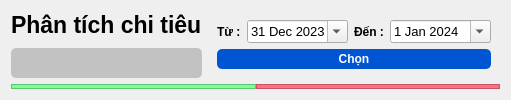
         <widget class="QWidget" name="phantichchitieu_page">
          <layout class="QGridLayout" name="gridLayout_2">
           <item row="0" column="0">
            <layout class="QHBoxLayout" name="horizontalLayout_6">
             <item>
              <layout class="QVBoxLayout" name="verticalLayout_6">
               <property name="spacing">
                <number>10</number>
               </property>
               <item>
                <widget class="QLabel" name="phantichchitieu_title">
                 <property name="font">
                  <font>
                   <pointsize>17</pointsize>
                   <weight>75</weight>
                   <bold>true</bold>
                  </font>
                 </property>
                 <property name="text">
                  <string>Phân tích chi tiêu</string>
                 </property>
                </widget>
               </item>
               <item>
                <widget class="QWidget" name="chonChartWidget" native="true">
                 <property name="styleSheet">
                  <string notr="true">QWidget{
	background-color: #C2C2C2;
	border-radius:5px;
}
QPushButton{
	color: #94CDFF;
	border-radius:5px;
	height:30px;
}
QPushButton:checked{
	background-color: #0056D2;
	color:white;
	font-weight:bold;
}</string>
                 </property>
                 <layout class="QHBoxLayout" name="horizontalLayout_5">
                  <property name="leftMargin">
                   <number>9</number>
                  </property>
                  <property name="topMargin">
                   <number>0</number>
                  </property>
                  <property name="rightMargin">
                   <number>9</number>
                  </property>
                  <property name="bottomMargin">
                   <number>0</number>
                  </property>
                  <item>
                   <widget class="QPushButton" name="circle_chart">
                    <property name="text">
                     <string/>
                    </property>
                    <property name="icon">
                     <iconset resource="resource.qrc">
                      <normaloff>:/newPrefix/icon/pie-chart.png</normaloff>
                      <normalon>:/newPrefix/icon/pie-chart_while.png</normalon>:/newPrefix/icon/pie-chart.png</iconset>
                    </property>
                    <property name="iconSize">
                     <size>
                      <width>20</width>
                      <height>20</height>
                     </size>
                    </property>
                    <property name="checkable">
                     <bool>true</bool>
                    </property>
                    <property name="autoExclusive">
                     <bool>true</bool>
                    </property>
                   </widget>
                  </item>
                  <item>
                   <widget class="QPushButton" name="chart">
                    <property name="text">
                     <string/>
                    </property>
                    <property name="icon">
                     <iconset resource="resource.qrc">
                      <normaloff>:/newPrefix/icon/bar-chart.png</normaloff>
                      <normalon>:/newPrefix/icon/bar_white.png</normalon>:/newPrefix/icon/bar-chart.png</iconset>
                    </property>
                    <property name="iconSize">
                     <size>
                      <width>20</width>
                      <height>20</height>
                     </size>
                    </property>
                    <property name="checkable">
                     <bool>true</bool>
                    </property>
                    <property name="autoExclusive">
                     <bool>true</bool>
                    </property>
                   </widget>
                  </item>
                 </layout>
                </widget>
               </item>
              </layout>
             </item>
             <item>
              <layout class="QGridLayout" name="gridLayout_5">
               <item row="0" column="0">
                <widget class="QWidget" name="chonNgayWidget" native="true">
                 <property name="styleSheet">
                  <string notr="true">QPushButton{
	background-color:#0056d2;
	color:white;
	border-radius:5px;
	height:20px;
	font-weight:bold;
}</string>
                 </property>
                 <layout class="QGridLayout" name="gridLayout_6">
                  <item row="0" column="0">
                   <layout class="QVBoxLayout" name="verticalLayout_7">
                    <item>
                     <layout class="QHBoxLayout" name="horizontalLayout_13">
                      <item>
                       <layout class="QHBoxLayout" name="horizontalLayout_11">
                        <item>
                         <widget class="QLabel" name="label_4">
                          <property name="font">
                           <font>
                            <pointsize>9</pointsize>
                            <weight>75</weight>
                            <bold>true</bold>
                           </font>
                          </property>
                          <property name="text">
                           <string>Từ :</string>
                          </property>
                         </widget>
                        </item>
                        <item>
                         <widget class="QDateEdit" name="first_date">
                          <property name="font">
                           <font>
                            <pointsize>10</pointsize>
                           </font>
                          </property>
                          <property name="styleSheet">
                           <string notr="true">color: rgb(0, 0, 0);
alternate-background-color: rgb(85, 170, 255);

</string>
                          </property>
                          <property name="calendarPopup">
                           <bool>true</bool>
                          </property>
                          <property name="date">
                           <date>
                            <year>2023</year>
                            <month>12</month>
                            <day>31</day>
                           </date>
                          </property>
                         </widget>
                        </item>
                       </layout>
                      </item>
                      <item>
                       <layout class="QHBoxLayout" name="horizontalLayout_12">
                        <item>
                         <widget class="QLabel" name="label_5">
                          <property name="font">
                           <font>
                            <pointsize>9</pointsize>
                            <weight>75</weight>
                            <bold>true</bold>
                           </font>
                          </property>
                          <property name="text">
                           <string>Đến :</string>
                          </property>
                         </widget>
                        </item>
                        <item>
                         <widget class="QDateEdit" name="second_date">
                          <property name="font">
                           <font>
                            <pointsize>10</pointsize>
                           </font>
                          </property>
                          <property name="styleSheet">
                           <string notr="true">color: rgb(0, 0, 0);
alternate-background-color: rgb(85, 170, 255);</string>
                          </property>
                          <property name="calendarPopup">
                           <bool>true</bool>
                          </property>
                          <property name="date">
                           <date>
                            <year>2024</year>
                            <month>1</month>
                            <day>1</day>
                           </date>
                          </property>
                         </widget>
                        </item>
                       </layout>
                      </item>
                     </layout>
                    </item>
                    <item>
                     <widget class="QPushButton" name="submit_date">
                      <property name="text">
                       <string>Chọn</string>
                      </property>
                     </widget>
                    </item>
                   </layout>
                  </item>
                 </layout>
                </widget>
               </item>
              </layout>
             </item>
            </layout>
           </item>
           <item row="1" column="0">
            <widget class="QStackedWidget" name="stackedWidget_phantichchitieu">
             <property name="lineWidth">
              <number>1</number>
             </property>
             <property name="currentIndex">
              <number>0</number>
             </property>
             <widget class="QWidget" name="pie_chart">
              <layout class="QGridLayout" name="gridLayout_4">
               <property name="leftMargin">
                <number>0</number>
               </property>
               <property name="topMargin">
                <number>0</number>
               </property>
               <property name="rightMargin">
                <number>0</number>
               </property>
               <property name="bottomMargin">
                <number>0</number>
               </property>
               <property name="spacing">
                <number>0</number>
               </property>
               <item row="0" column="0">
                <widget class="QFrame" name="bieudo_tron_Thu">
                 <property name="styleSheet">
                  <string notr="true">background-color: rgb(124, 255, 146);</string>
                 </property>
                 <property name="frameShape">
                  <enum>QFrame::StyledPanel</enum>
                 </property>
                 <property name="frameShadow">
                  <enum>QFrame::Raised</enum>
                 </property>
                </widget>
               </item>
               <item row="0" column="1">
                <widget class="QFrame" name="bieudo_tron_Chi">
                 <property name="styleSheet">
                  <string notr="true">background-color: rgb(255, 110, 132);</string>
                 </property>
                 <property name="frameShape">
                  <enum>QFrame::StyledPanel</enum>
                 </property>
                 <property name="frameShadow">
                  <enum>QFrame::Raised</enum>
                 </property>
                </widget>
               </item>
              </layout>
             </widget>
             <widget class="QWidget" name="bar_chart">
              <layout class="QVBoxLayout" name="verticalLayout_10">
               <property name="spacing">
                <number>0</number>
               </property>
               <property name="leftMargin">
                <number>0</number>
               </property>
               <property name="topMargin">
                <number>0</number>
               </property>
               <property name="rightMargin">
                <number>0</number>
               </property>
               <property name="bottomMargin">
                <number>0</number>
               </property>
               <item>
                <widget class="QFrame" name="bieudo_cot_ThuChi">
                 <property name="styleSheet">
                  <string notr="true">background-color: rgb(170, 255, 255);</string>
                 </property>
                 <property name="frameShape">
                  <enum>QFrame::StyledPanel</enum>
                 </property>
                 <property name="frameShadow">
                  <enum>QFrame::Raised</enum>
                 </property>
                </widget>
               </item>
              </layout>
             </widget>
            </widget>
           </item>
          </layout>
         </widget>
